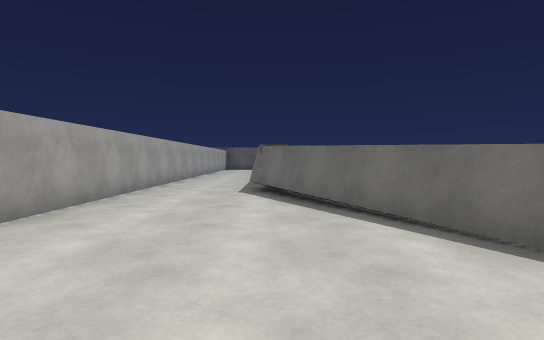
view 1 (above)

19 first-person views from a walk through a Unity game level. The camera is 1.5 m above the floor, tilts 2° down and sees 80° across. The floor is counted in squares, 2 m on a side. Each view is taken from the middle of a square. On the plan, view 1 faces up. The plan holds only what a view shows up to about 11 squares ahead; the rest is blank. The place goes on beyond the plan. The player character is not drawn. Surface patterns are stand-ins for the level's own textures.

view 2
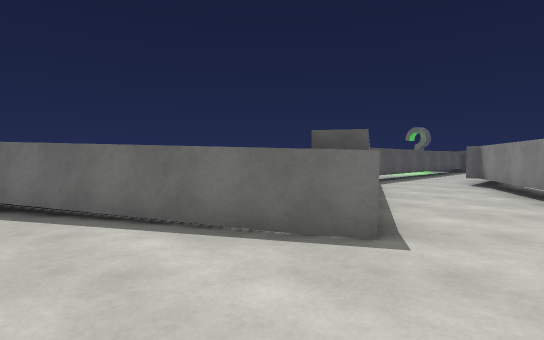

view 3
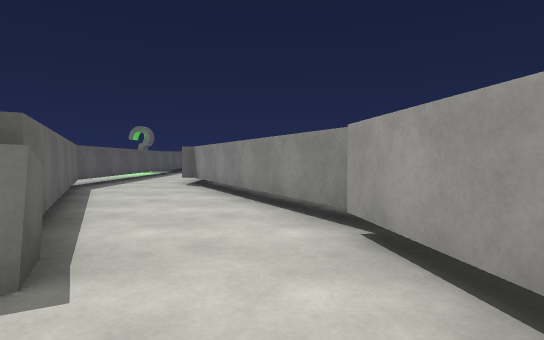

view 4
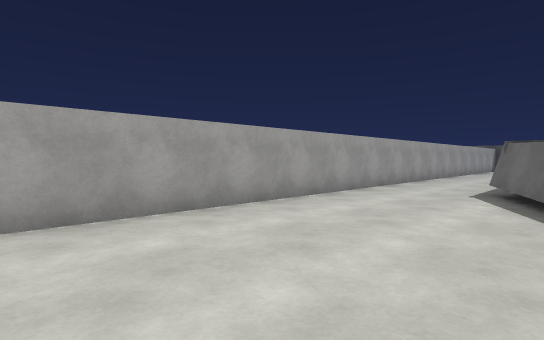

view 5
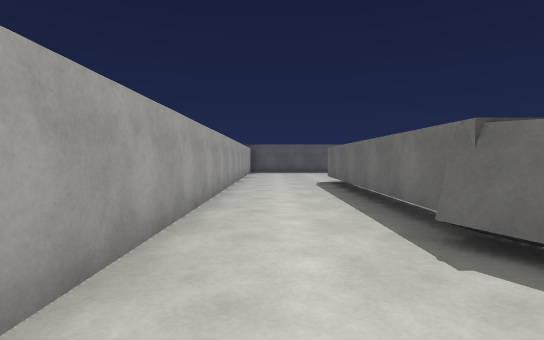

view 6
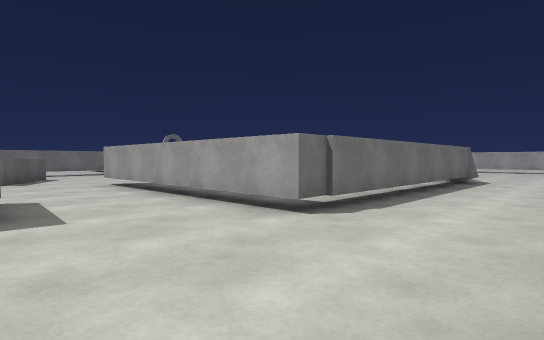

view 7
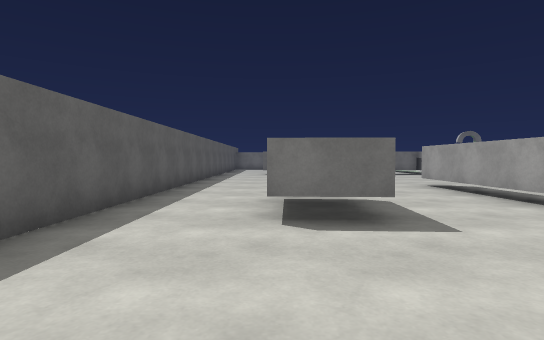

view 8
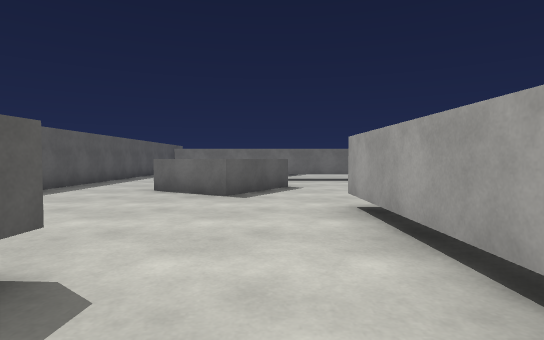

view 9
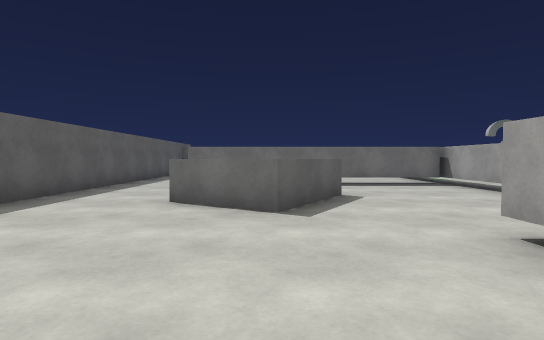

view 10
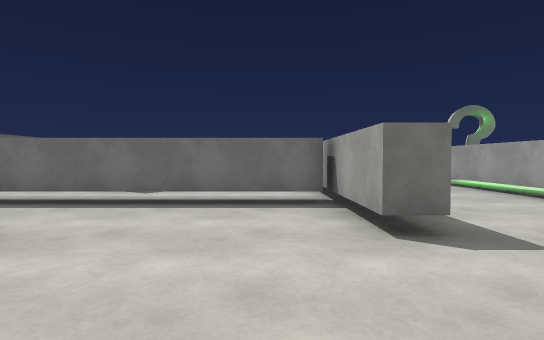

view 11
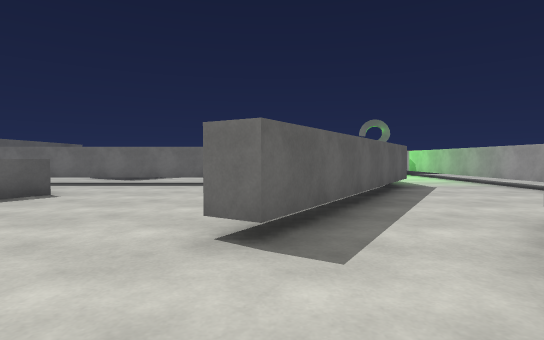

view 12
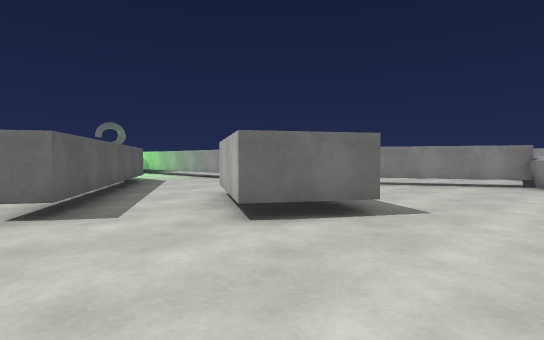

view 13
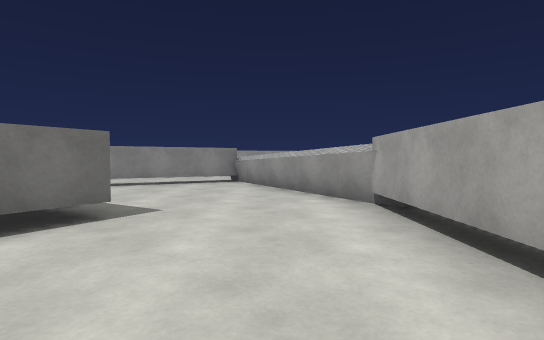

view 14
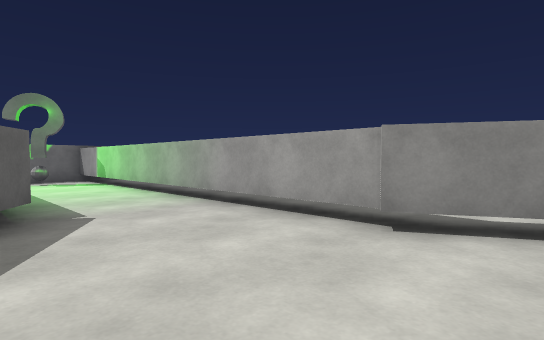

view 15
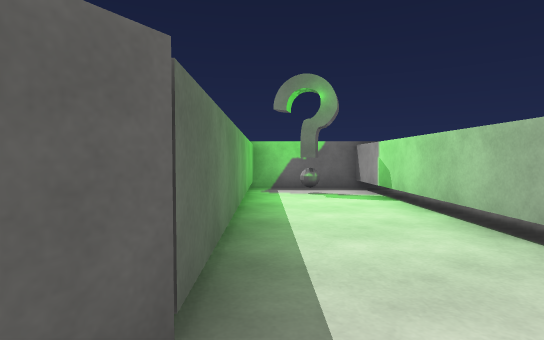

view 16
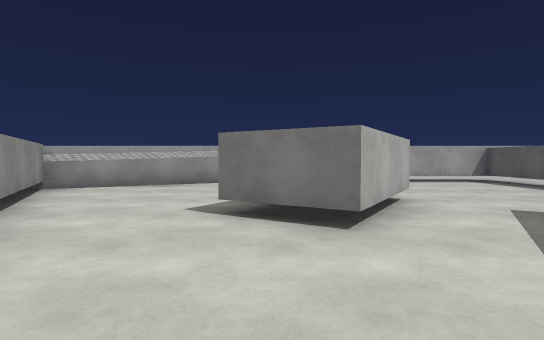

view 17
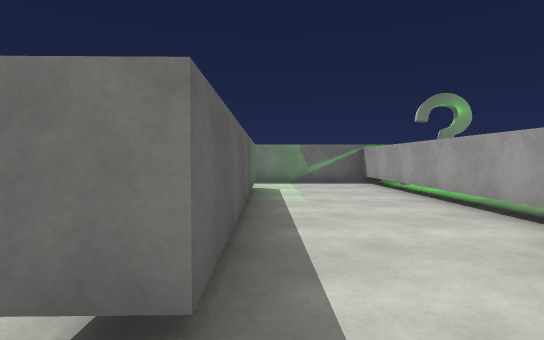

view 18
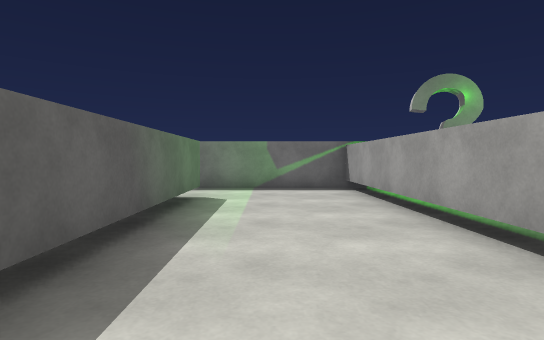

view 19
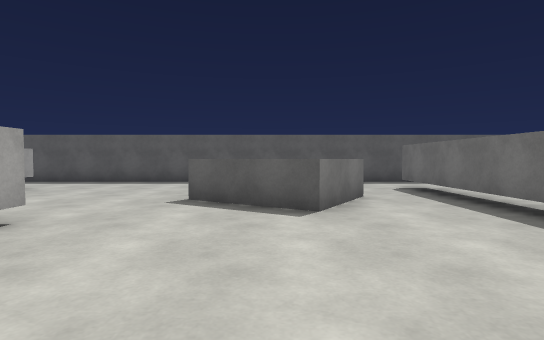

### Floor plan
Key: @ floor where view 1 was taken; # wall or solid block; . floor; ^ raised ledge; T thing the floor can be seen under or through.
Columns run from 4 left of view 1 to 21 right of it. Each row starts with its distance up from view 1.
 23      ###############
 22     ................
 21    .................
 20   ....###.........T.
 19  .....###....^^^..T.
 18  ............^ ^..T.
 17  .............^^..T.
 16 #.................T.
 15 #...########......T.
 14 #...#.............T.
 13 #...#...........#TT####..#
 12 #...#......##............#
 11 #...#.......###..........#
 10 #...#....##...##.........#
  9 #...#....###...###########
  8 #...#..... #.............#
  7 #...##...................#
  6 #....#...................#
  5 #....##.... T#############
  4 #.....#..TTT........
  3 #.....#^TT.......
  2 #......#.....##
  1 #..........###.
  0 #...@....###.
 -1       ####..

Positions as (right, up) in squares from view 1, and headings:
1: (0, 0), facing up
2: (0, 0), facing up-right
3: (1, 0), facing right
4: (1, 0), facing up-left
5: (-2, 5), facing up
6: (-3, 19), facing down-right
7: (-2, 20), facing right
8: (2, 17), facing right
9: (4, 18), facing right
10: (8, 14), facing right
11: (4, 12), facing right
12: (2, 13), facing down-right
13: (2, 13), facing down
14: (8, 9), facing down-right
15: (12, 8), facing right
16: (11, 8), facing left
17: (10, 12), facing right
18: (12, 11), facing right
19: (10, 12), facing up
